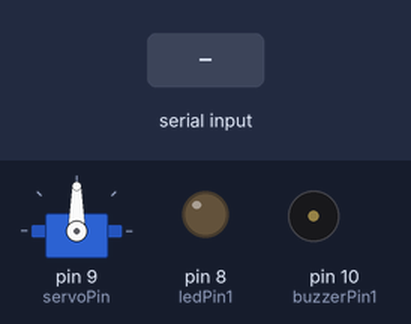
This sketch was run on a simulated Arduino Uno, built with avr-gcc and run on an emulated ATmega328P. On the bench: servo, output pins drawn as LEDs (lit = HIGH), buzzer (waves = sounding, pin HIGH). Dashed ring = blinking. Inputs (shaded band) come from the test bench.

Above: at 1.2 s.
1.3 s: "3\n" received over Serial
At 2.8 s:
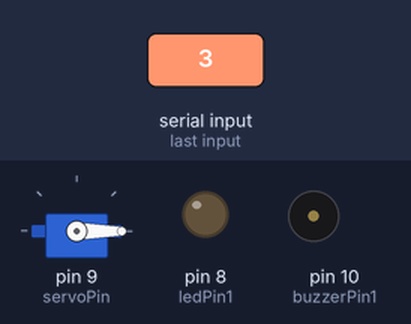
3.1 s: "1\n" received over Serial
At 4.3 s:
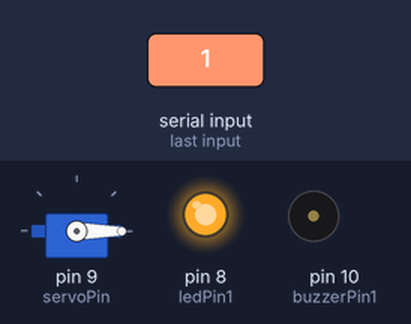
4.6 s: "4\n" received over Serial
At 6.0 s:
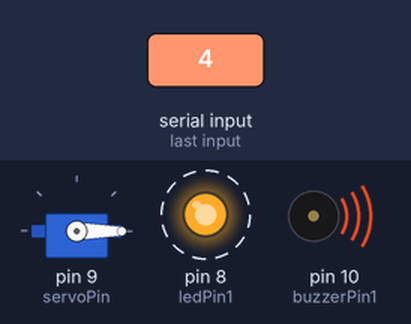
Timing chart, 0 to 15.1 s (numbered marks = the images above; inputs shaded):
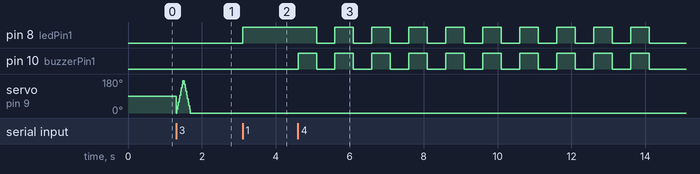

Measured:
- after the input at 3.1 s, pin 8 (ledPin1): LOW → HIGH at once
- after the input at 4.6 s, pin 8 (ledPin1): alternates HIGH for 0.50 s and LOW for 0.50 s, starting after 0.50 s; pin 10 (buzzerPin1): alternates HIGH for 0.50 s and LOW for 0.50 s, starting at once

The sketch:

hardware.ino
```cpp
#include <Servo.h>

Servo myservo;

const int ledPin1 = 8;
const int servoPin = 9;
const int buzzerPin1 = 10;

int x;
int pos = 0;

void setup() {
  Serial.begin(115200);
  Serial.setTimeout(1);

  myservo.attach(servoPin);

  pinMode(ledPin1, OUTPUT);
  pinMode(buzzerPin1, OUTPUT);
}

void  loop() {
  while (!Serial.available());
  x = Serial.readString().toInt();

  if (x == 1){
      digitalWrite(ledPin1, HIGH);
  }
  else if (x == 0){
      digitalWrite(ledPin1, LOW);
  }
  else if (x == 3) {
    for (pos = 0; pos <= 180; pos += 1) { // goes from 0 degrees to 180 degrees
    // in steps of 1 degree
    myservo.write(pos);              // tell servo to go to position in variable 'pos'
    delay(1);                       // waits 15ms for the servo to reach the position
    }
    for (pos = 180; pos >= 0; pos -= 1) { // goes from 180 degrees to 0 degrees
      myservo.write(pos);              // tell servo to go to position in variable 'pos'
      delay(1);                       // waits 15ms for the servo to reach the position
    }
  }
  else if (x == 4){
    for (int i = 0; i < 10; i++){
      digitalWrite(buzzerPin1, HIGH);
      digitalWrite(ledPin1, HIGH);
      delay(500);
      digitalWrite(buzzerPin1, LOW);
      digitalWrite(ledPin1, LOW);
      delay(500);
    }
  }
}
```
